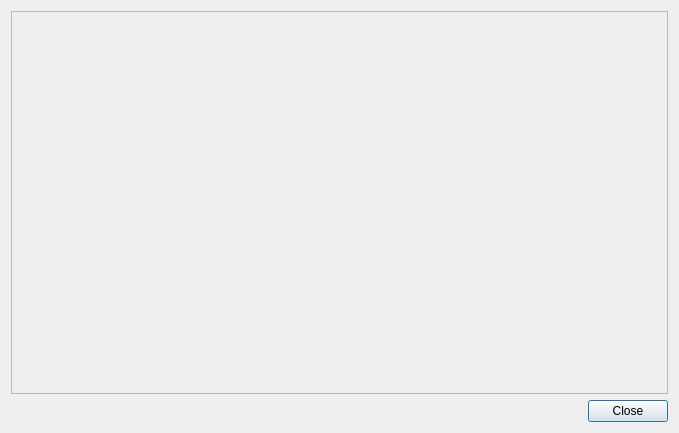
<?xml version="1.0" encoding="UTF-8"?>
<ui version="4.0">
 <class>SettingsDialog</class>
 <widget class="QDialog" name="SettingsDialog">
  <property name="geometry">
   <rect>
    <x>0</x>
    <y>0</y>
    <width>679</width>
    <height>433</height>
   </rect>
  </property>
  <property name="windowTitle">
   <string>Settings</string>
  </property>
  <property name="windowIcon">
   <iconset resource="../resources.qrc">
    <normaloff>:/icons/icons/Settings-2-icon.png</normaloff>:/icons/icons/Settings-2-icon.png</iconset>
  </property>
  <layout class="QVBoxLayout" name="verticalLayout">
   <item>
    <widget class="QScrollArea" name="scrollSettings">
     <property name="sizeAdjustPolicy">
      <enum>QAbstractScrollArea::AdjustToContentsOnFirstShow</enum>
     </property>
     <property name="widgetResizable">
      <bool>true</bool>
     </property>
     <widget class="QWidget" name="scrollAreaWidgetContents">
      <property name="geometry">
       <rect>
        <x>0</x>
        <y>0</y>
        <width>659</width>
        <height>383</height>
       </rect>
      </property>
     </widget>
    </widget>
   </item>
   <item>
    <widget class="QDialogButtonBox" name="buttonBox">
     <property name="orientation">
      <enum>Qt::Horizontal</enum>
     </property>
     <property name="standardButtons">
      <set>QDialogButtonBox::Close</set>
     </property>
    </widget>
   </item>
  </layout>
 </widget>
 <resources>
  <include location="../resources.qrc"/>
 </resources>
 <connections>
  <connection>
   <sender>buttonBox</sender>
   <signal>accepted()</signal>
   <receiver>SettingsDialog</receiver>
   <slot>accept()</slot>
   <hints>
    <hint type="sourcelabel">
     <x>248</x>
     <y>254</y>
    </hint>
    <hint type="destinationlabel">
     <x>157</x>
     <y>274</y>
    </hint>
   </hints>
  </connection>
  <connection>
   <sender>buttonBox</sender>
   <signal>rejected()</signal>
   <receiver>SettingsDialog</receiver>
   <slot>reject()</slot>
   <hints>
    <hint type="sourcelabel">
     <x>316</x>
     <y>260</y>
    </hint>
    <hint type="destinationlabel">
     <x>286</x>
     <y>274</y>
    </hint>
   </hints>
  </connection>
 </connections>
</ui>
